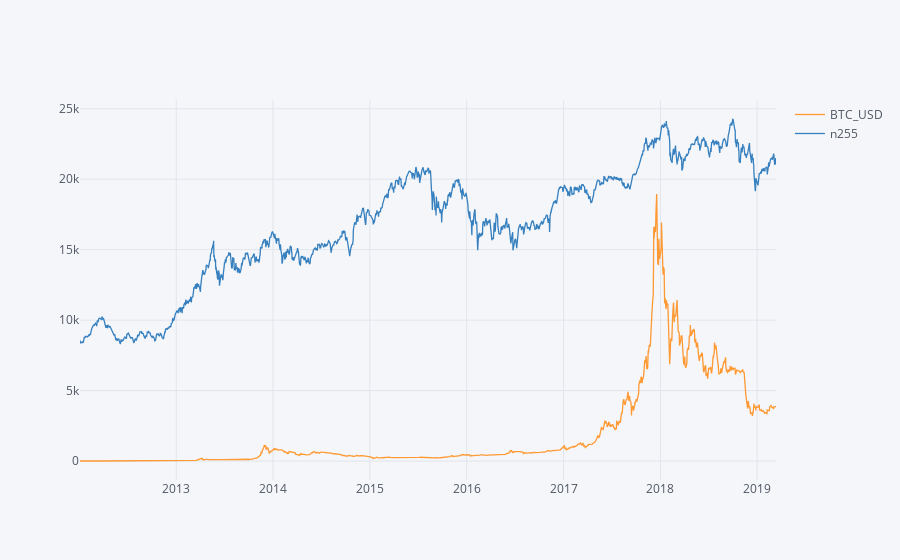

Notebook source saved alongside this figure:
### Code cell
# BTC_USDと日経平均株価を重ねてみる
pd.DataFrame({
    "BTC_USD": n255_btc["close_btc"],
    "n255": n255_btc["close_n255"],
}).iplot()

### Figure 1 — Plotly figure (JSON) as saved in the notebook; plotly's stock layout.template omitted (floating-point values rounded to 4 significant figures; data arrays with more than 128 entries replaced by an {"elided": "..."} marker saying what was removed)
{"data": [{"line": {"color": "rgba(255, 153, 51, 1.0)", "dash": "solid", "shape": "linear", "width": 1.3}, "mode": "lines", "name": "BTC_USD", "text": "", "type": "scatter", "uid": "a3f8e40f-ba6d-4d0f-9bd8-d9ffdbfee459", "x": {"elided": "1764 str values"}, "y": {"elided": "1764 float values"}}, {"line": {"color": "rgba(55, 128, 191, 1.0)", "dash": "solid", "shape": "linear", "width": 1.3}, "mode": "lines", "name": "n255", "text": "", "type": "scatter", "uid": "d77735d5-83c7-47ed-9f91-7f24c213677e", "x": {"elided": "1764 str values"}, "y": {"elided": "1764 float values"}}], "layout": {"autosize": true, "legend": {"bgcolor": "#F5F6F9", "font": {"color": "#4D5663"}}, "paper_bgcolor": "#F5F6F9", "plot_bgcolor": "#F5F6F9", "title": {"font": {"color": "#4D5663"}}, "xaxis": {"autorange": true, "gridcolor": "#E1E5ED", "range": ["2012-01-04", "2019-03-13"], "showgrid": true, "tickfont": {"color": "#4D5663"}, "title": {"font": {"color": "#4D5663"}, "text": ""}, "type": "date", "zerolinecolor": "#E1E5ED"}, "yaxis": {"autorange": true, "gridcolor": "#E1E5ED", "range": [-1344.0, 25620.0], "showgrid": true, "tickfont": {"color": "#4D5663"}, "title": {"font": {"color": "#4D5663"}, "text": ""}, "type": "linear", "zerolinecolor": "#E1E5ED"}}}
